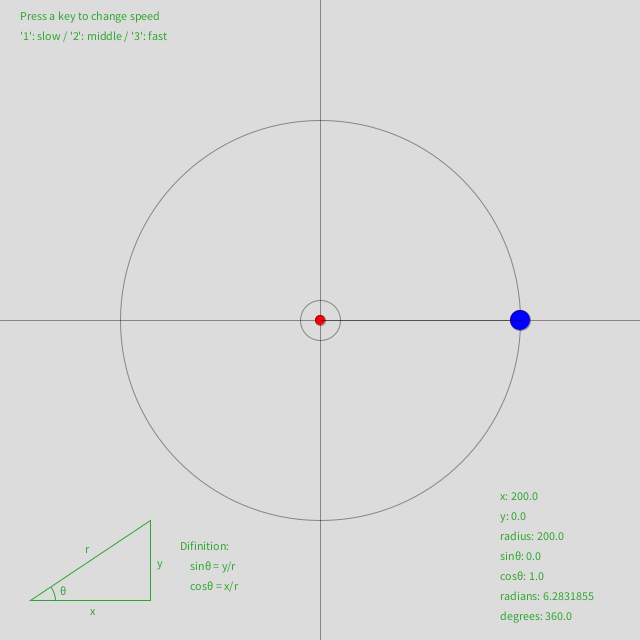
Frame 1 (no input)
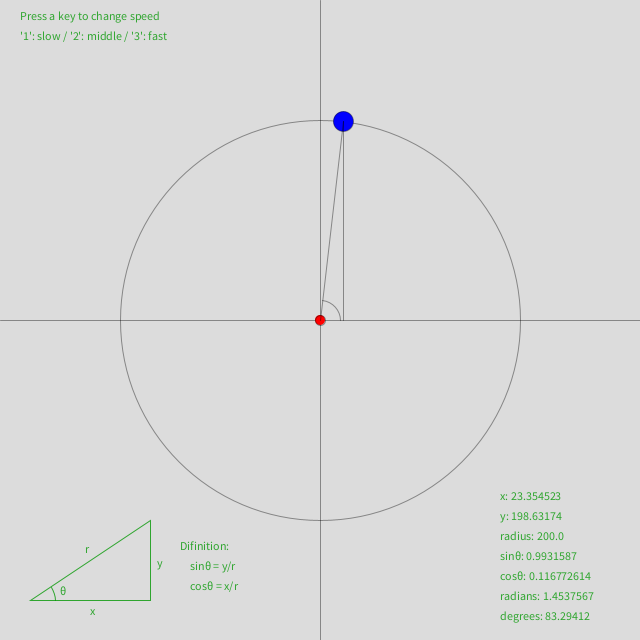
Frame 60 (the mouse pressed at the canvas centre just before this capture)
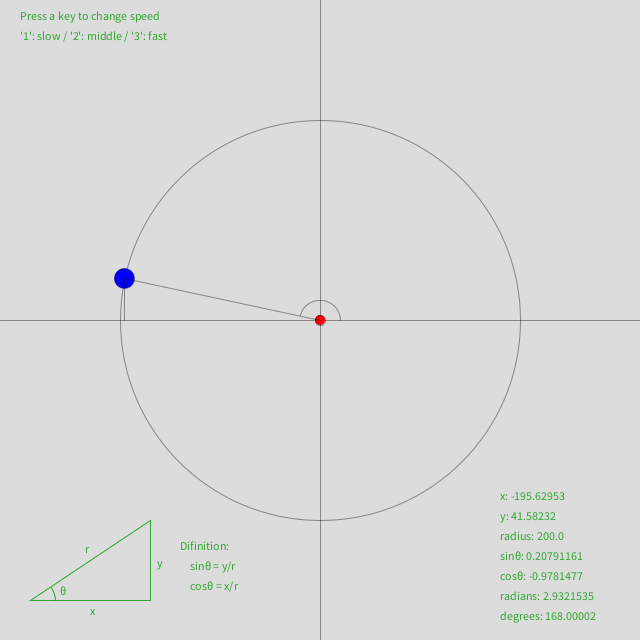
Frame 120 (the mouse held since frame 60 and released just before this capture)

The Processing sketch that drew these frames (run headless with seeded random() and noise(); from frame 60 on, the mouse is pressed at the canvas centre):

// Processing sketch: sincos_rotation
// ── sincos_rotation.pde
float vguideX;
float hguideY;
float radius;
float Xcord;
float Ycord;
float sin;
float cos;
float radians;
float degrees;
float t;
float tr;
float speed;

void setup() {
  size(640, 640);
  vguideX = width/2;
  hguideY = height/2;
  radius = 200;
  Xcord = width/2;
  Ycord = height/2;
  sin = 0;
  cos = 0;
  radians = 0;
  degrees =0;
  t = 0;
  tr = 0;
  speed = 1;
}

void draw() {
  background(220);
  //set tr (radians based on time)
  tr = map(t, 0, 255, 0, 2*PI);

  //data
  fill(0, 150, 0, 200);
  text("radius: "+ radius, 500, 540);

  Xcord = radius*cos(tr);
  text("x: "+ Xcord, 500, 500);
  Ycord = radius*sin(tr);
  text("y: "+ Ycord, 500, 520);  
  sin = Ycord/radius;
  text("sinθ: "+ sin, 500, 560);
  cos = Xcord/radius;
  text("cosθ: "+ cos, 500, 580);
  if (Ycord > 0) {
    radians = acos(cos);
    text("radians: "+ radians, 500, 600);
    degrees = degrees(radians);
    text("degrees: "+ degrees, 500, 620);
  } 
  else {
    radians = 2*PI - acos(cos);
    text("radians: "+ radians, 500, 600);
    degrees = degrees(radians);
    text("degrees: "+ degrees, 500, 620);
  }


  //draw a circle
  stroke(0, 100);
  noFill();
  ellipse(vguideX, hguideY, 2*radius, 2*radius);

  //draw guidelines
  stroke(0, 100);
  line(0, hguideY, width, hguideY);
  line(vguideX, 0, vguideX, height);

  //draw balls
  stroke(0, 100);
  fill(255, 0, 0);
  ellipse(vguideX, hguideY, 10, 10);
  fill(0, 0, 255);
  ellipse(Xcord + vguideX, hguideY - Ycord, 20, 20);

  //draw a line btw two balls
  noFill();
  line(vguideX, hguideY, Xcord + vguideX, hguideY - Ycord);

  //draw a line btw blue ball and horizontal guideline
  line(Xcord + vguideX, hguideY - Ycord, Xcord + vguideX, hguideY);

  //draw an arc btw the line depicted above and horizontal guideline
  noFill();
  arc(vguideX, hguideY, radius/5, radius/5, 2*PI- radians, 2*PI);

  //difinition
  //  fill(0, 150, 0, 200);
  //  text("radius", vguideX - 25, hguideY - radius - 20);
  //  text("sinθ", mouseX + 20, mouseY + Ycord/2);
  //  text("cosθ", mouseX - Xcord/2, hguideY + 20);
  noFill();
  stroke(0, 150, 0, 200);
  triangle(30, 600, 150, 520, 150, 600);
  arc(30, 600, 50, 50, PI*11/6, 2*PI);
  fill(0, 150, 0, 200);
  text("θ", 60, 595);
  text("r", 85, 553);
  text("x", 90, 615);
  text("y", 157, 567); 
  text("Difinition:", 180, 550);
  text("sinθ = y/r", 190, 570);
  text("cosθ = x/r", 190, 590);

  text("Press a key to change speed", 20, 20);
  text("'1': slow / '2': middle / '3': fast", 20, 40);
  
  //add to t
  t = t + speed;
}

void keyPressed() {
  if (key == '1') {
    speed = 1;
  }  else if (key == '2') {
    speed = 2;
  }  else if (key == '3') {
    speed = 3;
  }  
}
